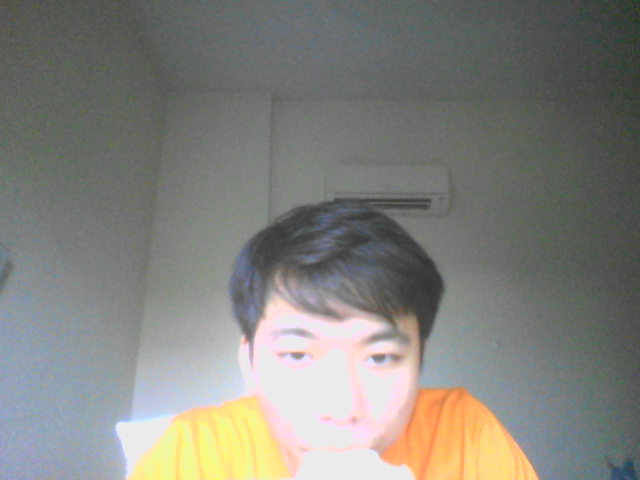
#> input picture Learning_OpenCV_3_Computer_Vision_with_Python/Chapter 3/Hough Transform for Line and Circle detection/screenshot.png, 640 x 480 px
$ python 'Line detection.py'   (Python 2 division)
#> lines starting #> are read from the running program, lines starting #| are printed output that depends on the picture; after the words box and inside, x2 and y2 are one past the last pixel; in counts of white or black regions, pixels touching at a corner belong together
# detect lines by Probabilistic Hough Transform

import cv2
import numpy as np

image = cv2.imread('screenshot.png', 0)
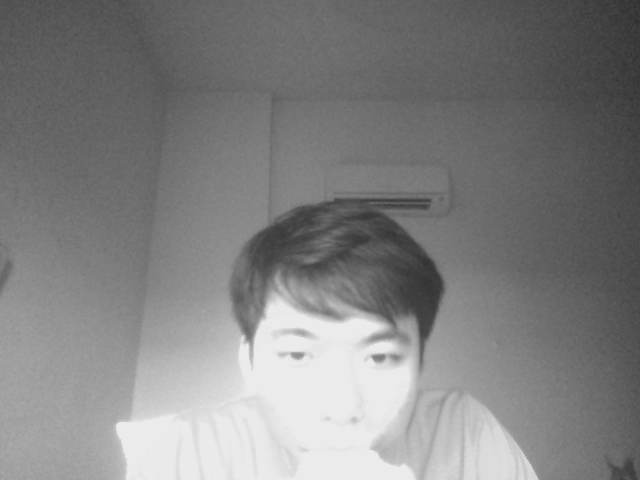
#> image: shape (480, 640); min 46, max 235, mean 129
edge_image = cv2.Canny(image, 40, 70)
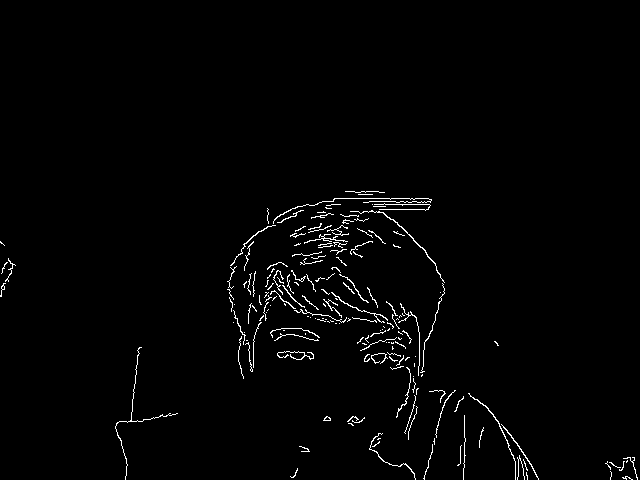
#> edge_image: shape (480, 640); 1.6% white in thin lines or dots, all inside (x1, y1, x2, y2) = (0, 191, 638, 480)

cv2.imshow('edges', edge_image)
# cv2.waitKey()

lines = cv2.HoughLinesP(edge_image, 1, np.pi / 180., 30, maxLineGap=5, minLineLength=10)
#> lines = 124 rows, first 6: [485, 405, 519, 446], [343, 283, 353, 293], [305, 299, 316, 307], [334, 198, 428, 198], [414, 364, 422, 374], [482, 403, 499, 424]
print 'There are {} lines'.format(len(lines))
#| There are 124 lines

image = cv2.cvtColor(image, cv2.COLOR_GRAY2BGR)
#> image: shape (480, 640, 3)

for line in lines:
    (x1, y1, x2, y2) = line[0]
    cv2.line(image, (x1, y1), (x2, y2), (0, 255, 0))
#> this loop made 124 passes
#> (x1, y1, x2, y2) on passes 1 to 12: (485, 405, 519, 446), (343, 283, 353, 293), (305, 299, 316, 307), (334, 198, 428, 198), (414, 364, 422, 374), (482, 403, 499, 424), (347, 277, 358, 292), (309, 263, 351, 221), (409, 357, 421, 372), (442, 410, 445, 400), (125, 479, 126, 466), (372, 204, 390, 204)
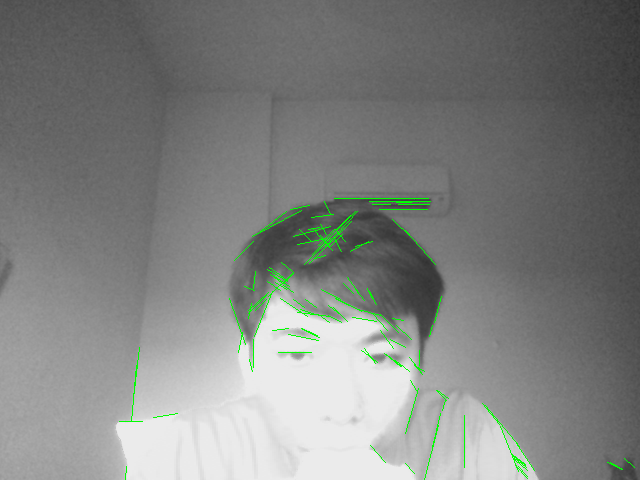
#> image: shape (480, 640, 3); mean B, G, R 127.8, 129.9, 127.8

cv2.imshow('lines', image)
cv2.waitKey()
